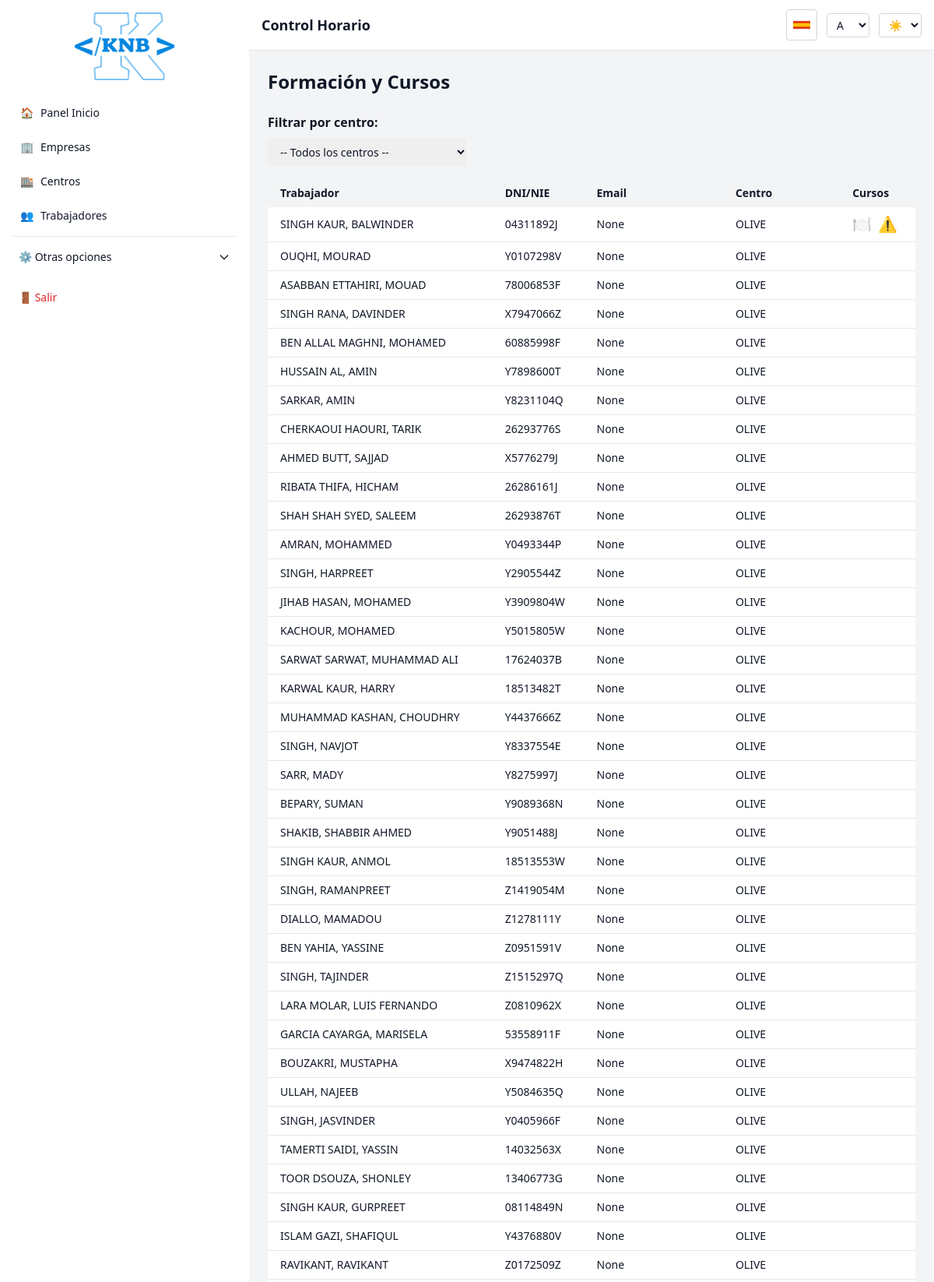
The app's page /prevencion/formacion (signed in, upper part) with its own data.
### app/models.py (models this page shows)
class Trabajador(db.Model):
    id = db.Column(db.Integer, primary_key=True)
    nombre = db.Column(db.String(100), nullable=False)
    email = db.Column(db.String(120))
    telefono = db.Column(db.String(20))
    dni = db.Column(db.String(20), nullable=False)
    pin = db.Column(db.String(5), nullable=False)
    centro_id = db.Column(db.Integer, db.ForeignKey('centro.id'), nullable=True)
    activo = db.Column(db.Boolean, default=True)
    rol = db.Column(db.String(20), default='trabajador')
    nass = db.Column(db.String(20))
    nacionalidad = db.Column(db.String(60))
    genero = db.Column(db.String(10))
    iban = db.Column(db.String(34))
    cursos_asociados = db.relationship('TrabajadorCurso', back_populates='trabajador', cascade="all, delete-orphan")
    centro = db.relationship(
        'Centro',
        backref=db.backref('trabajadores', lazy='joined'),
        lazy='joined'
    )
    fichajes = db.relationship(
        'Fichaje',
        backref='trabajador',
        lazy=True,
        cascade='all, delete-orphan',
        passive_deletes=True
    )
    vacaciones = db.relationship(
        'Vacacion',
        backref='trabajador',
        lazy=True,
        cascade='all, delete-orphan',
        passive_deletes=True
    )
    horarios = db.relationship(
        'Horario',
        backref='trabajador',
        lazy=True,
        cascade='all, delete-orphan',
        passive_deletes=True
    )

class Centro(db.Model):
    id = db.Column(db.Integer, primary_key=True)
    nombre = db.Column(db.String(120), nullable=False)
    empresa_id = db.Column(db.Integer, db.ForeignKey('empresa.id'), nullable=False)
    activo = db.Column(db.Boolean, default=True)
    email = db.Column(db.String(120))
    telefono = db.Column(db.String(30))
    direccion = db.Column(db.String(255))
    codigo_postal = db.Column(db.String(10))
    ccc = db.Column(db.String(50))
    cif = db.Column(db.String(50))
    responsable = db.Column(db.String(120))
    sector = db.Column(db.String(50))
    fecha_creacion = db.Column(db.DateTime, default=datetime.utcnow)
    empresa = db.relationship('Empresa', back_populates='centros')

class TrabajadorCurso(db.Model):
    __tablename__ = 'trabajador_cursos'
    trabajador_id = db.Column(db.Integer, db.ForeignKey('trabajador.id'), primary_key=True)
    curso_id = db.Column(db.Integer, db.ForeignKey('curso.id'), primary_key=True)
    fecha_asignacion = db.Column(db.DateTime, nullable=False, default=datetime.utcnow)
    trabajador = db.relationship('Trabajador', back_populates='cursos_asociados')
    curso = db.relationship('Curso', back_populates='trabajadores_asociados')

class Curso(db.Model):
    id = db.Column(db.Integer, primary_key=True)
    clave = db.Column(db.String(50), unique=True, nullable=False)  # NUEVO CAMPO
    nombre = db.Column(db.String(100), nullable=False)
    descripcion = db.Column(db.String(255))
    icono = db.Column(db.String(10))  # Emoji o clase CSS
    color = db.Column(db.String(20))
    activo = db.Column(db.Boolean, default=True)
    trabajadores_asociados = db.relationship('TrabajadorCurso', back_populates='curso', cascade="all, delete-orphan")

### app/routes/prevencion.py (the view)
@bp_prevencion.route('/formacion')
@login_required
def formacion():
    centros = Centro.query.filter_by(activo=True).all()
    trabajadores = Trabajador.query.filter_by(activo=True).all()
    return render_template('formacion.html', centros=centros, trabajadores=trabajadores)

### templates/formacion.html (shortened to what this page needs)
{% extends 'base.html' %}
{% block content %}
<h2 class="text-2xl font-bold mb-6 text-center md:text-left" data-i18n="formacion.titulo">
</h2>
<div class="mb-4">
    <label for="centro-select" class="block mb-2 font-semibold" data-i18n="formacion.filtro_label">
    </label>
    <select id="centro-select" class="w-full sm:w-64 border-gray-300 rounded px-3 py-2 text-sm"
        onchange="filtrarCentro()">
        <option value="" data-i18n="formacion.filtro_todos">
            {{ _('formacion.filtro_todos') }}
        </option>
    </select>
</div>
<div class="overflow-x-auto">
    <table class="min-w-full bg-white dark:bg-gray-800 rounded shadow text-sm" id="tabla-trabajadores">
        <thead class="bg-gray-100 dark:bg-gray-700">
            <tr>
                <th class="px-4 py-2 text-left" data-i18n="formacion.tabla.trabajador">
                </th>
                <th class="px-4 py-2 text-left" data-i18n="formacion.tabla.dni">
                </th>
                <th class="px-4 py-2 text-left" data-i18n="formacion.tabla.email">
                </th>
                <th class="px-4 py-2 text-left" data-i18n="formacion.tabla.centro">
                </th>
                <th class="px-4 py-2 text-left" data-i18n="formacion.tabla.cursos">
                </th>
            </tr>
        </thead>
        <tbody class="divide-y divide-gray-200 dark:divide-gray-700">
            {% for t in trabajadores %}
            <tr data-centro="{{ t.centro.id if t.centro }}">
                <td class="px-4 py-2">{{ t.nombre }}</td>
                <td class="px-4 py-2">{{ t.dni }}</td>
                <td class="px-4 py-2">{{ t.email }}</td>
                <td class="px-4 py-2">{{ t.centro.nombre if t.centro else '-' }}</td>
                <td class="px-4 py-2 text-left space-x-1">
                    {% for relacion in t.cursos_asociados %}
                    <div class="relative group inline-block">
                        <span
                            class="text-xl cursor-help tooltip-icon"
                            data-nombre="{{ relacion.curso.nombre }}"
                            data-fecha="{{ relacion.fecha_asignacion.strftime('%d/%m/%Y %H:%M') }}"
                        >
                            {{ relacion.curso.icono }}
                        </span>
                    </div>
                    {% endfor %}
                </td>
            </tr>
            {% endfor %}
        </tbody>
    </table>
</div>
{% endblock %}

### records on screen
Trabajador: nombre "SINGH KAUR, BALWINDER", dni "04311892J", email "None", centro "OLIVE"
TrabajadorCurso: curso.icono "🍽️"
TrabajadorCurso: curso.icono "⚠️"
Trabajador: nombre "OUQHI, MOURAD", dni "Y0107298V", email "None", centro "OLIVE"
Trabajador: nombre "ASABBAN ETTAHIRI, MOUAD", dni "78006853F", email "None", centro "OLIVE"
Trabajador: nombre "SINGH RANA, DAVINDER", dni "X7947066Z", email "None", centro "OLIVE"
Trabajador: nombre "BEN ALLAL MAGHNI, MOHAMED", dni "60885998F", email "None", centro "OLIVE"
Trabajador: nombre "HUSSAIN AL, AMIN", dni "Y7898600T", email "None", centro "OLIVE"
Trabajador: nombre "SARKAR, AMIN", dni "Y8231104Q", email "None", centro "OLIVE"
Trabajador: nombre "CHERKAOUI HAOURI, TARIK", dni "26293776S", email "None", centro "OLIVE"
Trabajador: nombre "AHMED BUTT, SAJJAD", dni "X5776279J", email "None", centro "OLIVE"
Trabajador: nombre "RIBATA THIFA, HICHAM", dni "26286161J", email "None", centro "OLIVE"
Trabajador: nombre "SHAH SHAH SYED, SALEEM", dni "26293876T", email "None", centro "OLIVE"
Trabajador: nombre "AMRAN, MOHAMMED", dni "Y0493344P", email "None", centro "OLIVE"
Trabajador: nombre "SINGH, HARPREET", dni "Y2905544Z", email "None", centro "OLIVE"
Trabajador: nombre "JIHAB HASAN, MOHAMED", dni "Y3909804W", email "None", centro "OLIVE"
Trabajador: nombre "KACHOUR, MOHAMED", dni "Y5015805W", email "None", centro "OLIVE"
Trabajador: nombre "SARWAT SARWAT, MUHAMMAD ALI", dni "17624037B", email "None", centro "OLIVE"
Trabajador: nombre "KARWAL KAUR, HARRY", dni "18513482T", email "None", centro "OLIVE"
Trabajador: nombre "MUHAMMAD KASHAN, CHOUDHRY", dni "Y4437666Z", email "None", centro "OLIVE"
Trabajador: nombre "SINGH, NAVJOT", dni "Y8337554E", email "None", centro "OLIVE"
Trabajador: nombre "SARR, MADY", dni "Y8275997J", email "None", centro "OLIVE"
Trabajador: nombre "BEPARY, SUMAN", dni "Y9089368N", email "None", centro "OLIVE"
Trabajador: nombre "SHAKIB, SHABBIR AHMED", dni "Y9051488J", email "None", centro "OLIVE"
Trabajador: nombre "SINGH KAUR, ANMOL", dni "18513553W", email "None", centro "OLIVE"
Trabajador: nombre "SINGH, RAMANPREET", dni "Z1419054M", email "None", centro "OLIVE"
Trabajador: nombre "DIALLO, MAMADOU", dni "Z1278111Y", email "None", centro "OLIVE"
Trabajador: nombre "BEN YAHIA, YASSINE", dni "Z0951591V", email "None", centro "OLIVE"
Trabajador: nombre "SINGH, TAJINDER", dni "Z1515297Q", email "None", centro "OLIVE"
Trabajador: nombre "LARA MOLAR, LUIS FERNANDO", dni "Z0810962X", email "None", centro "OLIVE"
Trabajador: nombre "GARCIA CAYARGA, MARISELA", dni "53558911F", email "None", centro "OLIVE"
Trabajador: nombre "BOUZAKRI, MUSTAPHA", dni "X9474822H", email "None", centro "OLIVE"
Trabajador: nombre "ULLAH, NAJEEB", dni "Y5084635Q", email "None", centro "OLIVE"
Trabajador: nombre "SINGH, JASVINDER", dni "Y0405966F", email "None", centro "OLIVE"
Trabajador: nombre "TAMERTI SAIDI, YASSIN", dni "14032563X", email "None", centro "OLIVE"
Trabajador: nombre "TOOR DSOUZA, SHONLEY", dni "13406773G", email "None", centro "OLIVE"
Trabajador: nombre "SINGH KAUR, GURPREET", dni "08114849N", email "None", centro "OLIVE"
Trabajador: nombre "ISLAM GAZI, SHAFIQUL", dni "Y4376880V", email "None", centro "OLIVE"
Trabajador: nombre "RAVIKANT, RAVIKANT", dni "Z0172509Z", email "None", centro "OLIVE"

### other values on screen
form field value "-- Todos los centros --"
